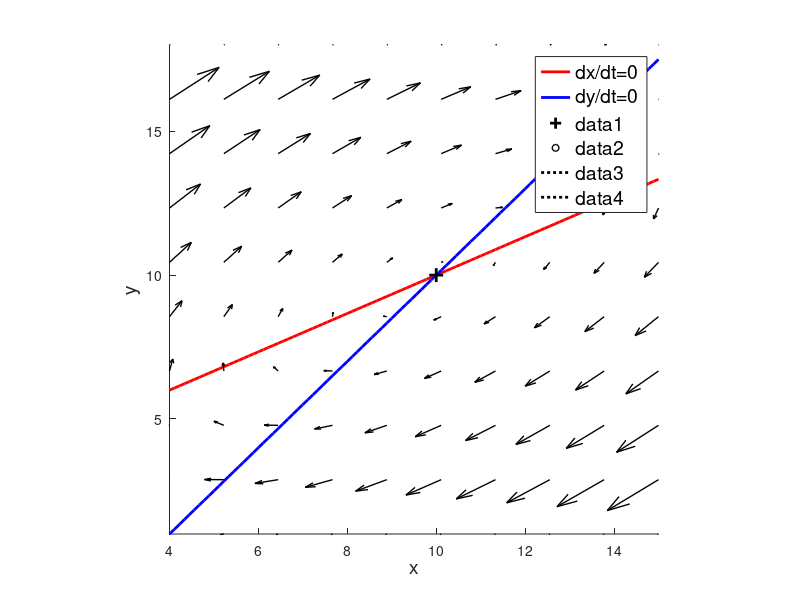
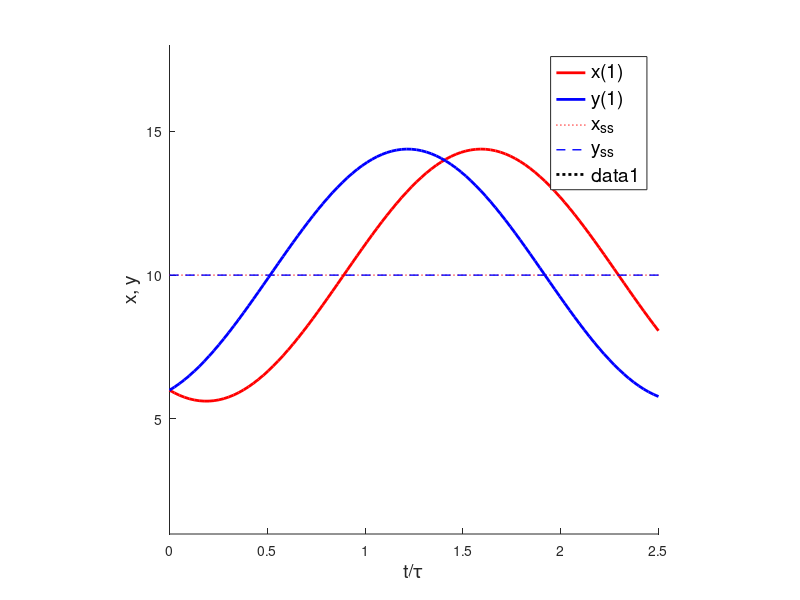
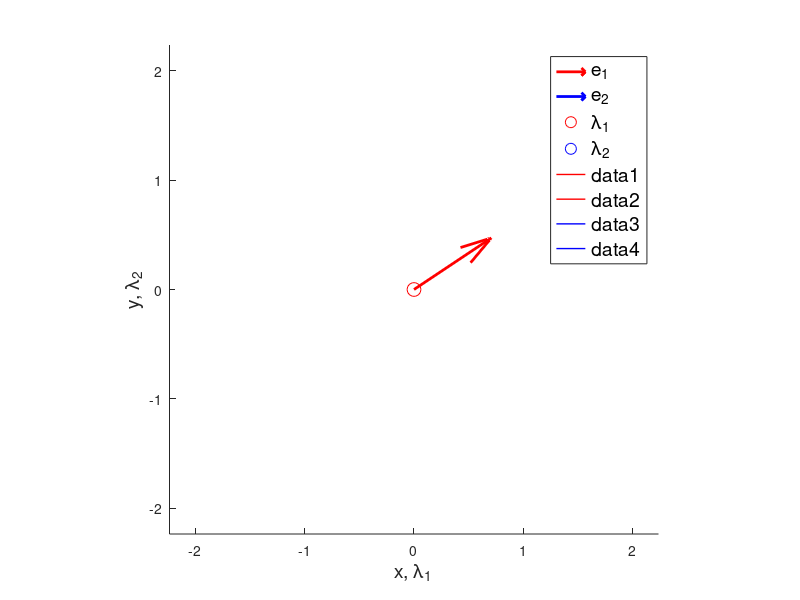
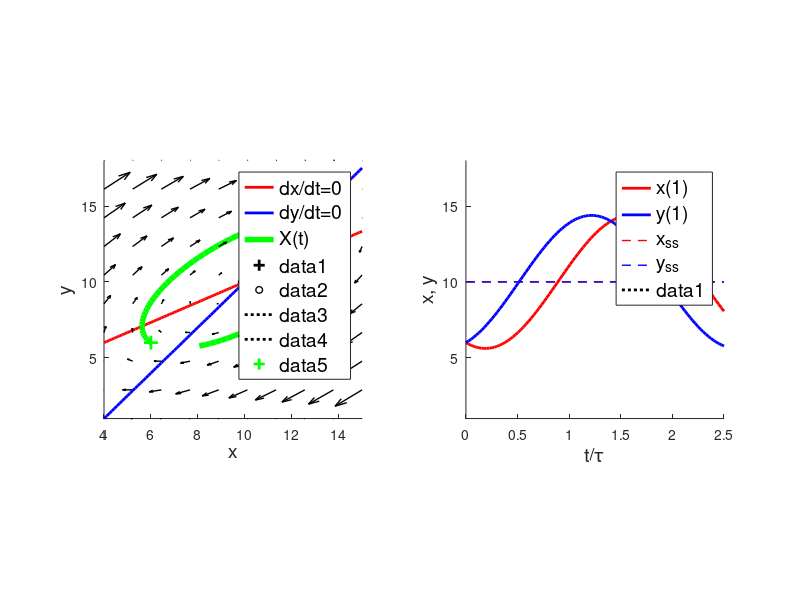

MATLAB code for these plots, in order:
function LinearOrder2

% A is the interaction matrix size(2,2)

% B is the constant input vector size(2,1)

% X0 is the initial conditions of trajectory

% statesize is the size of the illustrated part of statespace

% tend is final time of trajectory evaluation (in multiples of tau)

%% eexample input

statesize = 10;

X0 = [6 6]';

tend = 2.5;

A = [-2 3; -3 2 ];

B = [-10 10]';

%%

close all;
fs = 14;    % fontsize for legends

%% solve for steady-state

% steady-state condition is 0 = dv/dt = A dot Xss + B or, equivalently, Xss = A^(-1) dot (-B)


Xss = A \ (-B);

%% obtain eigenvectors and eigenvalues

[V, D] = eig( A );

%% alternative variable names
a11=A(1,1);
a12=A(1,2);
a21=A(2,1);
a22=A(2,2);

b1 = B(1);
b2 = B(2);

xss = Xss(1);
yss = Xss(2);

lambda1  = D(1,1)  % eigenvalues
lambda2  = D(2,2)

E1  = V(:,1)       % eigenvectors
E2  = V(:,2)


%% x-range over which nullclines are evaluated (choose symmetrically around initial condition)

xmin = floor(xss - 0.5*statesize);
xmax = ceil(xss + 0.5*statesize);

%% nullclines dot x = 0 and dot y = 0

xi = linspace(xmin, xmax, 100);
ydx0i = -(a11*xi +b1)/a12;
ydy0i = -(a21*xi +b2)/a22;

%% resulting y-range (choose samre range as for x, to ensure uniform plotting)
ymin = floor(min([ydx0i ydy0i]));
ymax = ceil(max([ydx0i ydy0i]));

%% gradient vectors [dot x, dot y]'

nv = 10;

xv = linspace(xmin, xmax, nv );
yv = linspace(ymin, ymax, nv );

[XV, YV] = meshgrid( xv, yv );

DXV = ( a11*XV + a12*YV + b1);
DYV = ( a21*XV + a22*YV + b2);


%% plot state space
figure;

hold on;

plot( xi, ydx0i, 'r', 'LineWidth', 2);   % nullclines
plot( xi, ydy0i, 'b', 'LineWidth', 2);

h=legend( 'dx/dt=0', 'dy/dt=0', 'X(t)');
set(h,'FontSize', fs );
 
quiver( XV, YV, DXV, DYV, 'k', 'LineWidth', 1 );   % gradients

plot( xss, yss, 'k+', 'MarkerSize', 10, 'LineWidth', 2 );   % steady-state
plot( 0, 0, 'ko', 'MarkerSize', 5, 'LineWidth', 1 );   % coordinate origin

plot( [xmin xmax], [0 0], 'k:', 'LineWidth', 2);    % coordinate axes
plot( [0 0], [ymin ymax], 'k:', 'LineWidth', 2);

hold off;
axis 'square';
axis([xmin xmax ymin ymax]);
xlabel( 'x', 'FontSize', fs );
ylabel( 'y', 'FontSize', fs );

print 'Fig1_state_space' -depsc2;

%% initial conditions

X0 

Xss

C  = V \ (X0 - Xss);  % obtain coefficients from X0 = E1*c1 + E2*c2 + Xxx

c1 = C(1)
c2 = C(2)

%% trajectory computation
tau = 1;
tmin = 0;
tmax = tend;
nt   =100;
ti = linspace(tmin,tmax,nt);

Xi = nan(2,nt);

Xi(1,:) = real( c1*E1(1)*exp(lambda1*ti) + c2*E2(1)*exp(lambda2*ti) + Xss(1) );  
Xi(2,:) = real( c1*E1(2)*exp(lambda1*ti) + c2*E2(2)*exp(lambda2*ti) + Xss(2) );




%% plot time-evolution

figure;

hold on;

plot( ti, Xi(1,:), 'r', 'LineWidth', 2);   % x coordinate
plot( ti, Xi(2,:), 'b', 'LineWidth', 2);   % y coordinate
plot( [tmin tmax], [xss xss], 'r:', 'LineWidth', 1 );   % x steady-state
plot( [tmin tmax], [yss yss], 'b--', 'LineWidth', 1 );   % y steady-state

h=legend( 'x(1)', 'y(1)', 'x_{ss}', 'y_{ss}');
set(h,'FontSize', fs );
 

plot( [tmin tmax], [0 0], 'k:', 'LineWidth', 2);   % coordinate origin

hold off;
axis 'square';
axis([tmin tmax min([xmin ymin]) max([xmax ymax]) ]);
xlabel( 't/\tau', 'FontSize', fs );
ylabel( 'x, y', 'FontSize', fs );

print 'Fig2_time_evolution' -depsc2;



%% plot eigenvectors and eigenvalues

figure;

if ~isreal(E1(1)) 
    E1 = j * E1;
end

if ~isreal(E2(1)) 
    E2 = j * E2;
end


cmin = min( [real([E1' E2' lambda1 lambda2])  imag([E1' E2' lambda1 lambda2]) ] );
cmax = max( [real([E1' E2' lambda1 lambda2])  imag([E1' E2' lambda1 lambda2]) ] );

hold on;

quiver3( 0, 0, 0, E1(1), real(E1(2)), imag(E1(2)), 0, 'r', 'LineWidth', 2);  % E1
quiver3( 0, 0, 0, E2(1), real(E2(2)), imag(E2(2)), 0, 'b', 'LineWidth', 2);  % E2
plot3( real(lambda1), 0, imag(lambda1), 'ro', 'MarkerSize', 10 );   % lambda 1
plot3( 0, real(lambda2), imag(lambda2), 'bo', 'MarkerSize', 10 );   % lambda 2
h=legend( 'e_1', 'e_2', '\lambda_1', '\lambda_2');
set(h,'FontSize', fs );

plot3( [0 real(lambda1)], [0 0], [0 0], 'r-', 'LineWidth', 1 );   % lambda 1
plot3( [real(lambda1) real(lambda1)], [0 0], [0 imag(lambda1)], 'r-', 'LineWidth', 1 );   % lambda 1
plot3( [0 0], [0 real(lambda1)], [0 0], 'b-', 'LineWidth', 1 );   % lambda 2
plot3( [0 0], [real(lambda2) real(lambda2)], [0 imag(lambda2)], 'b-', 'LineWidth', 1 );   % lambda 2
hold off;
axis 'square';
axis([cmin cmax cmin cmax cmin cmax]);
xlabel( 'x, \lambda_1', 'FontSize', fs );
ylabel( 'y, \lambda_2', 'FontSize', fs );
zlabel( 'imag', 'FontSize', fs );

print 'Fig3_eigenvectors' -depsc2;



%% plot trajectories in state-space

figure;

subplot(1,2,1);

hold on;

plot( xi, ydx0i, 'r', 'LineWidth', 2);   % nullclines
plot( xi, ydy0i, 'b', 'LineWidth', 2);
plot( Xi(1,:), Xi(2,:), 'g', 'LineWidth', 4 );      % trajectory
h=legend( 'dx/dt=0', 'dy/dt=0', 'X(t)');
set(h,'FontSize', fs );
 
quiver( XV, YV, DXV, DYV, 'k', 'LineWidth', 1 );   % gradients

plot( xss, yss, 'k+', 'MarkerSize', 10, 'LineWidth', 2 );   % steady-state
plot( 0, 0, 'ko', 'MarkerSize', 5, 'LineWidth', 1 );   % coordinate origin

plot( [xmin xmax], [0 0], 'k:', 'LineWidth', 2);    % coordinate axes
plot( [0 0], [ymin ymax], 'k:', 'LineWidth', 2);


plot( X0(1), X0(2), 'g+', 'MarkerSize', 10, 'LineWidth', 2 ); % initial condition


hold off;
axis 'square';
axis([xmin xmax ymin ymax]);
xlabel( 'x', 'FontSize', fs );
ylabel( 'y', 'FontSize', fs );

subplot(1,2,2);

hold on;

plot( ti, Xi(1,:), 'r', 'LineWidth', 2);   % x coordinate
plot( ti, Xi(2,:), 'b', 'LineWidth', 2);   % y coordinate
plot( [tmin tmax], [xss xss], 'r--', 'LineWidth', 1 );   % x steady-state
plot( [tmin tmax], [yss yss], 'b--', 'LineWidth', 1 );   % y steady-state

h=legend( 'x(1)', 'y(1)', 'x_{ss}', 'y_{ss}');
set(h,'FontSize', fs );
 

plot( [tmin tmax], [0 0], 'k:', 'LineWidth', 2);   % coordinate origin

hold off;
axis 'square';
axis([tmin tmax min([xmin ymin]) max([xmax ymax]) ]);
xlabel( 't/\tau', 'FontSize', fs );
ylabel( 'x, y', 'FontSize', fs );

print 'Fig4_together' -depsc2;


return;

